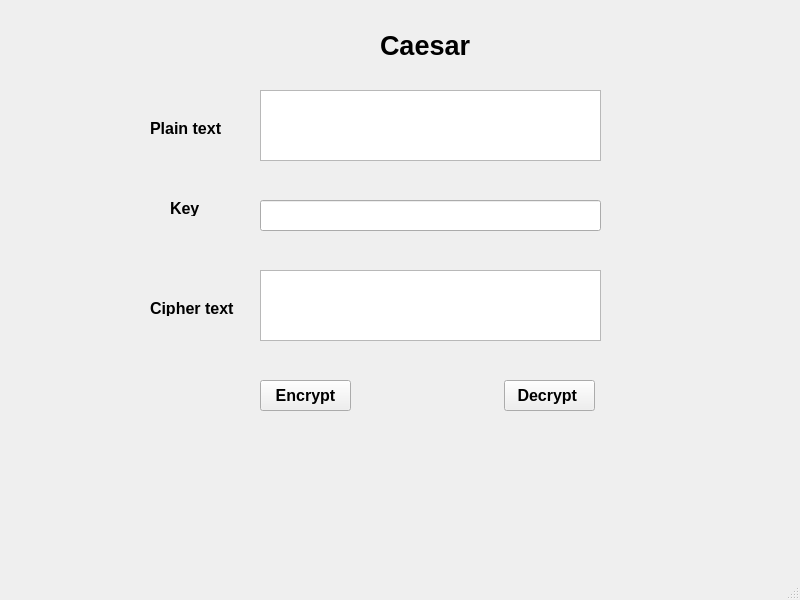
<?xml version="1.0" encoding="UTF-8"?>
<ui version="4.0">
 <class>MainWindow</class>
 <widget class="QMainWindow" name="MainWindow">
  <property name="geometry">
   <rect>
    <x>0</x>
    <y>0</y>
    <width>800</width>
    <height>600</height>
   </rect>
  </property>
  <property name="windowTitle">
   <string>MainWindow</string>
  </property>
  <widget class="QWidget" name="centralwidget">
   <widget class="QLabel" name="label">
    <property name="geometry">
     <rect>
      <x>380</x>
      <y>30</y>
      <width>111</width>
      <height>31</height>
     </rect>
    </property>
    <property name="font">
     <font>
      <pointsize>20</pointsize>
      <weight>75</weight>
      <bold>true</bold>
     </font>
    </property>
    <property name="text">
     <string>Caesar</string>
    </property>
   </widget>
   <widget class="QLabel" name="label_2">
    <property name="geometry">
     <rect>
      <x>150</x>
      <y>120</y>
      <width>91</width>
      <height>16</height>
     </rect>
    </property>
    <property name="font">
     <font>
      <pointsize>12</pointsize>
      <weight>75</weight>
      <bold>true</bold>
     </font>
    </property>
    <property name="text">
     <string>Plain text</string>
    </property>
   </widget>
   <widget class="QLabel" name="label_3">
    <property name="geometry">
     <rect>
      <x>170</x>
      <y>200</y>
      <width>91</width>
      <height>16</height>
     </rect>
    </property>
    <property name="font">
     <font>
      <pointsize>12</pointsize>
      <weight>75</weight>
      <bold>true</bold>
     </font>
    </property>
    <property name="text">
     <string>Key</string>
    </property>
   </widget>
   <widget class="QLabel" name="label_4">
    <property name="geometry">
     <rect>
      <x>150</x>
      <y>300</y>
      <width>91</width>
      <height>16</height>
     </rect>
    </property>
    <property name="font">
     <font>
      <pointsize>12</pointsize>
      <weight>75</weight>
      <bold>true</bold>
     </font>
    </property>
    <property name="text">
     <string>Cipher text</string>
    </property>
   </widget>
   <widget class="QTextEdit" name="txt_plain">
    <property name="geometry">
     <rect>
      <x>260</x>
      <y>90</y>
      <width>341</width>
      <height>71</height>
     </rect>
    </property>
   </widget>
   <widget class="QTextEdit" name="txt_cipher">
    <property name="geometry">
     <rect>
      <x>260</x>
      <y>270</y>
      <width>341</width>
      <height>71</height>
     </rect>
    </property>
   </widget>
   <widget class="QLineEdit" name="txt_key">
    <property name="geometry">
     <rect>
      <x>260</x>
      <y>200</y>
      <width>341</width>
      <height>31</height>
     </rect>
    </property>
   </widget>
   <widget class="QPushButton" name="btn_encrypt">
    <property name="geometry">
     <rect>
      <x>260</x>
      <y>380</y>
      <width>91</width>
      <height>31</height>
     </rect>
    </property>
    <property name="font">
     <font>
      <pointsize>12</pointsize>
      <weight>75</weight>
      <bold>true</bold>
     </font>
    </property>
    <property name="text">
     <string>Encrypt</string>
    </property>
   </widget>
   <widget class="QPushButton" name="btn_decrypt">
    <property name="geometry">
     <rect>
      <x>504</x>
      <y>380</y>
      <width>91</width>
      <height>31</height>
     </rect>
    </property>
    <property name="font">
     <font>
      <pointsize>12</pointsize>
      <weight>75</weight>
      <bold>true</bold>
     </font>
    </property>
    <property name="text">
     <string>Decrypt </string>
    </property>
   </widget>
  </widget>
  <widget class="QMenuBar" name="menubar">
   <property name="geometry">
    <rect>
     <x>0</x>
     <y>0</y>
     <width>800</width>
     <height>21</height>
    </rect>
   </property>
  </widget>
  <widget class="QStatusBar" name="statusbar"/>
 </widget>
 <resources/>
 <connections/>
</ui>
